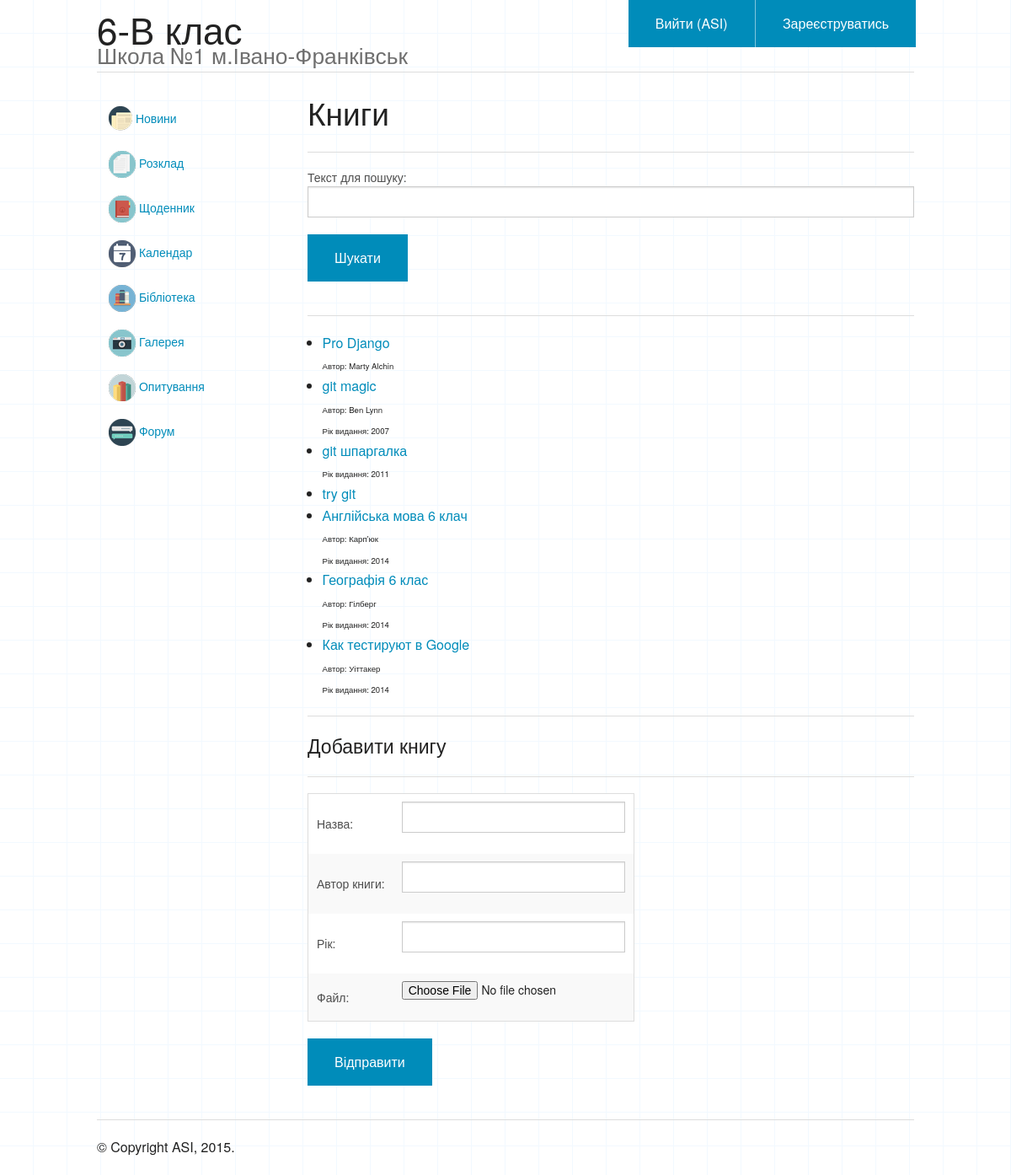
The app's page /library/1/ (signed in) with its own data.
### library/models.py (models this page shows, shortened)
class Book(models.Model):
    library = models.ForeignKey(Library, verbose_name="Бібліотека")
    title = models.CharField(max_length=60, verbose_name="Назва")
    author = models.CharField(max_length=60, verbose_name="Автор книги", blank=True)
    year = models.SmallIntegerField(blank=True, null=True, verbose_name="Рік")
    file = models.FileField(upload_to="library/files/", verbose_name="Файл")
    class Meta:
        ordering = ["title"]

### library/views.py (the view)
# urls.py: url(r'^(?P<lib_id>\d+)/$', views.books),
def books(request, lib_id=1):
    dataset = Book.objects.filter(library_id=lib_id)
    if request.method=="POST":
        if "add_btn" in request.POST:
            search_form = SearchForm()
            form = AddBookForm(request.POST, request.FILES)
            if form.is_valid():
                book = form.save(commit=False)
                book.library_id = lib_id
                book.save()
                return redirect(".")
        if "search_btn" in request.POST:
            form = AddBookForm()
            search_form = SearchForm(request.POST)
            if search_form.is_valid():
                if "search_text" in search_form.cleaned_data:
                    search_text = search_form.cleaned_data["search_text"]
                    dataset = dataset.filter(title__contains=search_text)
    else:
        form = AddBookForm()
        search_form = SearchForm()
    context = {"title": "Книги",
               "form": form,
               "dataset": dataset,
               "search_form": search_form,
               }
    return render(request, "library/books.html", context)

### library/forms.py
class AddBookForm(ModelForm):
    class Meta:
        model = Book
        fields = ("title", "author", "year", "file")

class SearchForm(Form):
    search_text = CharField(max_length=20, label="Текст для пошуку")

### library/templates/library/books.html (shortened to what this page needs)
{% extends "base/base.html" %}
{% block content %}
<h2>{{ title }}</h2>
<hr>
<form method="post" action="">
	{{ search_form.as_p }}
	<input type="submit" value="Шукати" class="submit button" name="search_btn"/>
</form>
<hr>
<ul>
{% if dataset %}
	{% for row in dataset %}
	<li>
		<a href={{ row.file.url }}>{{ row.title }}</a>
		{% if row.author %}
			<br>
			<small>Автор: {{ row.author }} </small>
		{% endif %}
		{% if row.year %}
			<br>
			<small>Рік видання: {{ row.year }} </small>
		{% endif %}
	</li>
	{% endfor %}
{% endif %}
</ul>
<hr>
{% if user.is_authenticated %}
	<h4>Добавити книгу</h4>
	<hr>
	<form enctype="multipart/form-data" method="post" action="">
	    <table>
	        {{ form.as_table }}
	    </table>
	    <input type="submit" value="Відправити" class="button submit" name="add_btn">
	</form>
{% endif %}
{% endblock %}

### base/templates/base/base.html (shortened to what this page needs)
{% load staticfiles %}
<html lang="uk">
<head>
	<link rel="stylesheet" href="{% static "base/css/normalize.css" %}" />
	<link rel="stylesheet" href="{% static "base/css/foundation.min.css" %}" />
	<link rel="stylesheet" href="{% static "base/css/foundation-icons/foundation-icons.css" %}" />
	<link rel="stylesheet" href="{% static "base/css/main.css" %}" />
</head>
<body b>
<div class="row">
	<div class="large-12 columns">
    	<div class="nav-bar right">
     		<ul class="button-group">
     			{% if user.is_authenticated %}
     				<li><a href="/base/logout/" class="button">Вийти ({{ user.username }})</a></li>
     			{% else %}
       				<li><a href="/base/login/" class="button">Ввійти</a></li>
       			{% endif %}
       			<li><a href="/base/regisrtation/" class="button">Зареєструватись</a></li>
      		</ul>
    	</div>
    	<h1>6-В клас<br><small>Школа №1 м.Івано-Франківськ</small></h1>
    	<hr/>
  	</div>
</div>
<div class="row">
	<div class="large-9 push-3 columns">
    	{%block content%}
    	{%endblock%}
  	</div>
	<div class="large-3 pull-9 columns">
    	<ul class="side-nav">
      		<li><a href="/articles/"><img src="{% static "base/images/news.png" %}"/> Новини</a></li>
      		<li><a href="/timetable/"><img src="{% static "base/images/timetable.png" %}"/> Розклад</a></li>
      		<li><a href="/diary/"><img src="{% static "base/images/diary.png" %}"/> Щоденник</a></li>
      		<li><a href="/calend/"><img src="{% static "base/images/calendar.png" %}"/> Календар</a></li>
      		<li><a href="/library/"><img src="{% static "base/images/lib.png" %}"/> Бібліотека</a></li>
      		<li><a href="/galery/"><img src="{% static "base/images/galery.png" %}"/> Галерея</a></li>
      		<li><a href="/vote/"><img src="{% static "base/images/votes.png" %}"/> Опитування</a></li>
      		<li><a href="/forum/"><img src="{% static "base/images/forum.png" %}"/> Форум</a></li>
    	</ul>
	</div>
</div>
<footer class="row">
  <div class="large-12 columns">
    <hr/>
    <div class="row">
      <div class="large-6 columns">
        <p>© Copyright ASI, 2015.</p>
      </div>
    </div>
  </div>
</footer>
</body>
</html>

### base/static/base/css/main.css (style rules this page uses)
body { background: url(../images/bg2.gif) repeat; }
td { vertical-align: top; }

### records on screen
Book: title "Pro Django", author "Marty Alchin"
Book: title "git magic", author "Ben Lynn", year "2007"
Book: title "git шпаргалка", year "2011"
Book: title "try git"
Book: title "Англійська мова 6 клач", author "Карп'юк", year "2014"
Book: title "Географія 6 клас", author "Гілберг", year "2014"
Book: title "Как тестируют в Google", author "Уіттакер", year "2014"

### other values on screen
{{ user.username }} "ASI"
{{ title }} "Книги"
